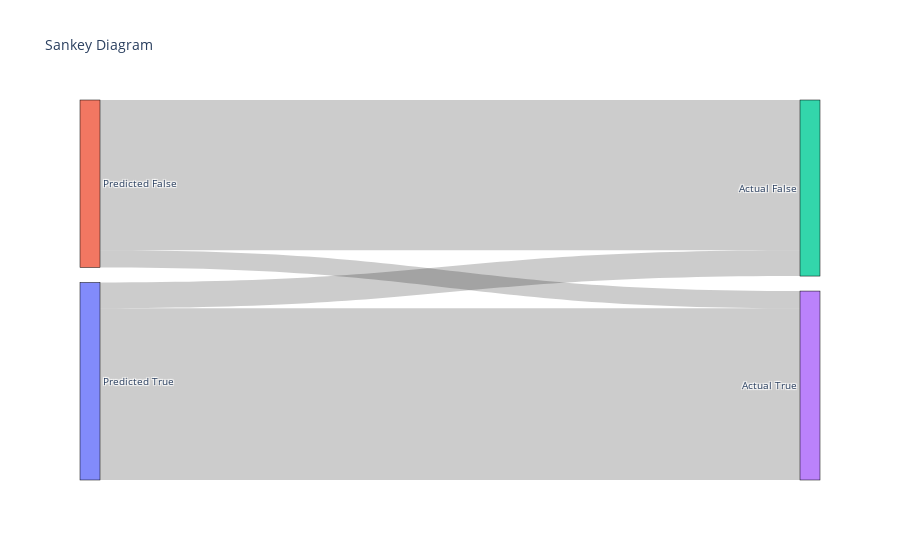

The notebook cell saved with this chart:
### Code cell
labels = ["Predicted True","Predicted False","Actual False","Actual True"]

source = [0,0,1,1]
target = [3,2,3,2]
value = [80,12,8,70]

fig = go.Figure(data=[go.Sankey(
    node = dict(
        pad = 15,
        thickness = 20,
        line = dict(color = "black", width = 0.5),
        label = labels
    ),
    link = dict(
        source = source,
        target = target,
        value = value
    )
)])

fig.update_layout(title_text='Sankey Diagram',font_size=10)
fig.show()

### Figure 1 — Plotly figure (JSON) as saved in the notebook; plotly's stock layout.template omitted (floating-point values rounded to 4 significant figures)
{"data": [{"link": {"source": [0, 0, 1, 1], "target": [3, 2, 3, 2], "value": [80, 12, 8, 70]}, "node": {"label": ["Predicted True", "Predicted False", "Actual False", "Actual True"], "line": {"color": "black", "width": 0.5}, "pad": 15, "thickness": 20}, "type": "sankey"}], "layout": {"font": {"size": 10}, "title": {"text": "Sankey Diagram"}}}
